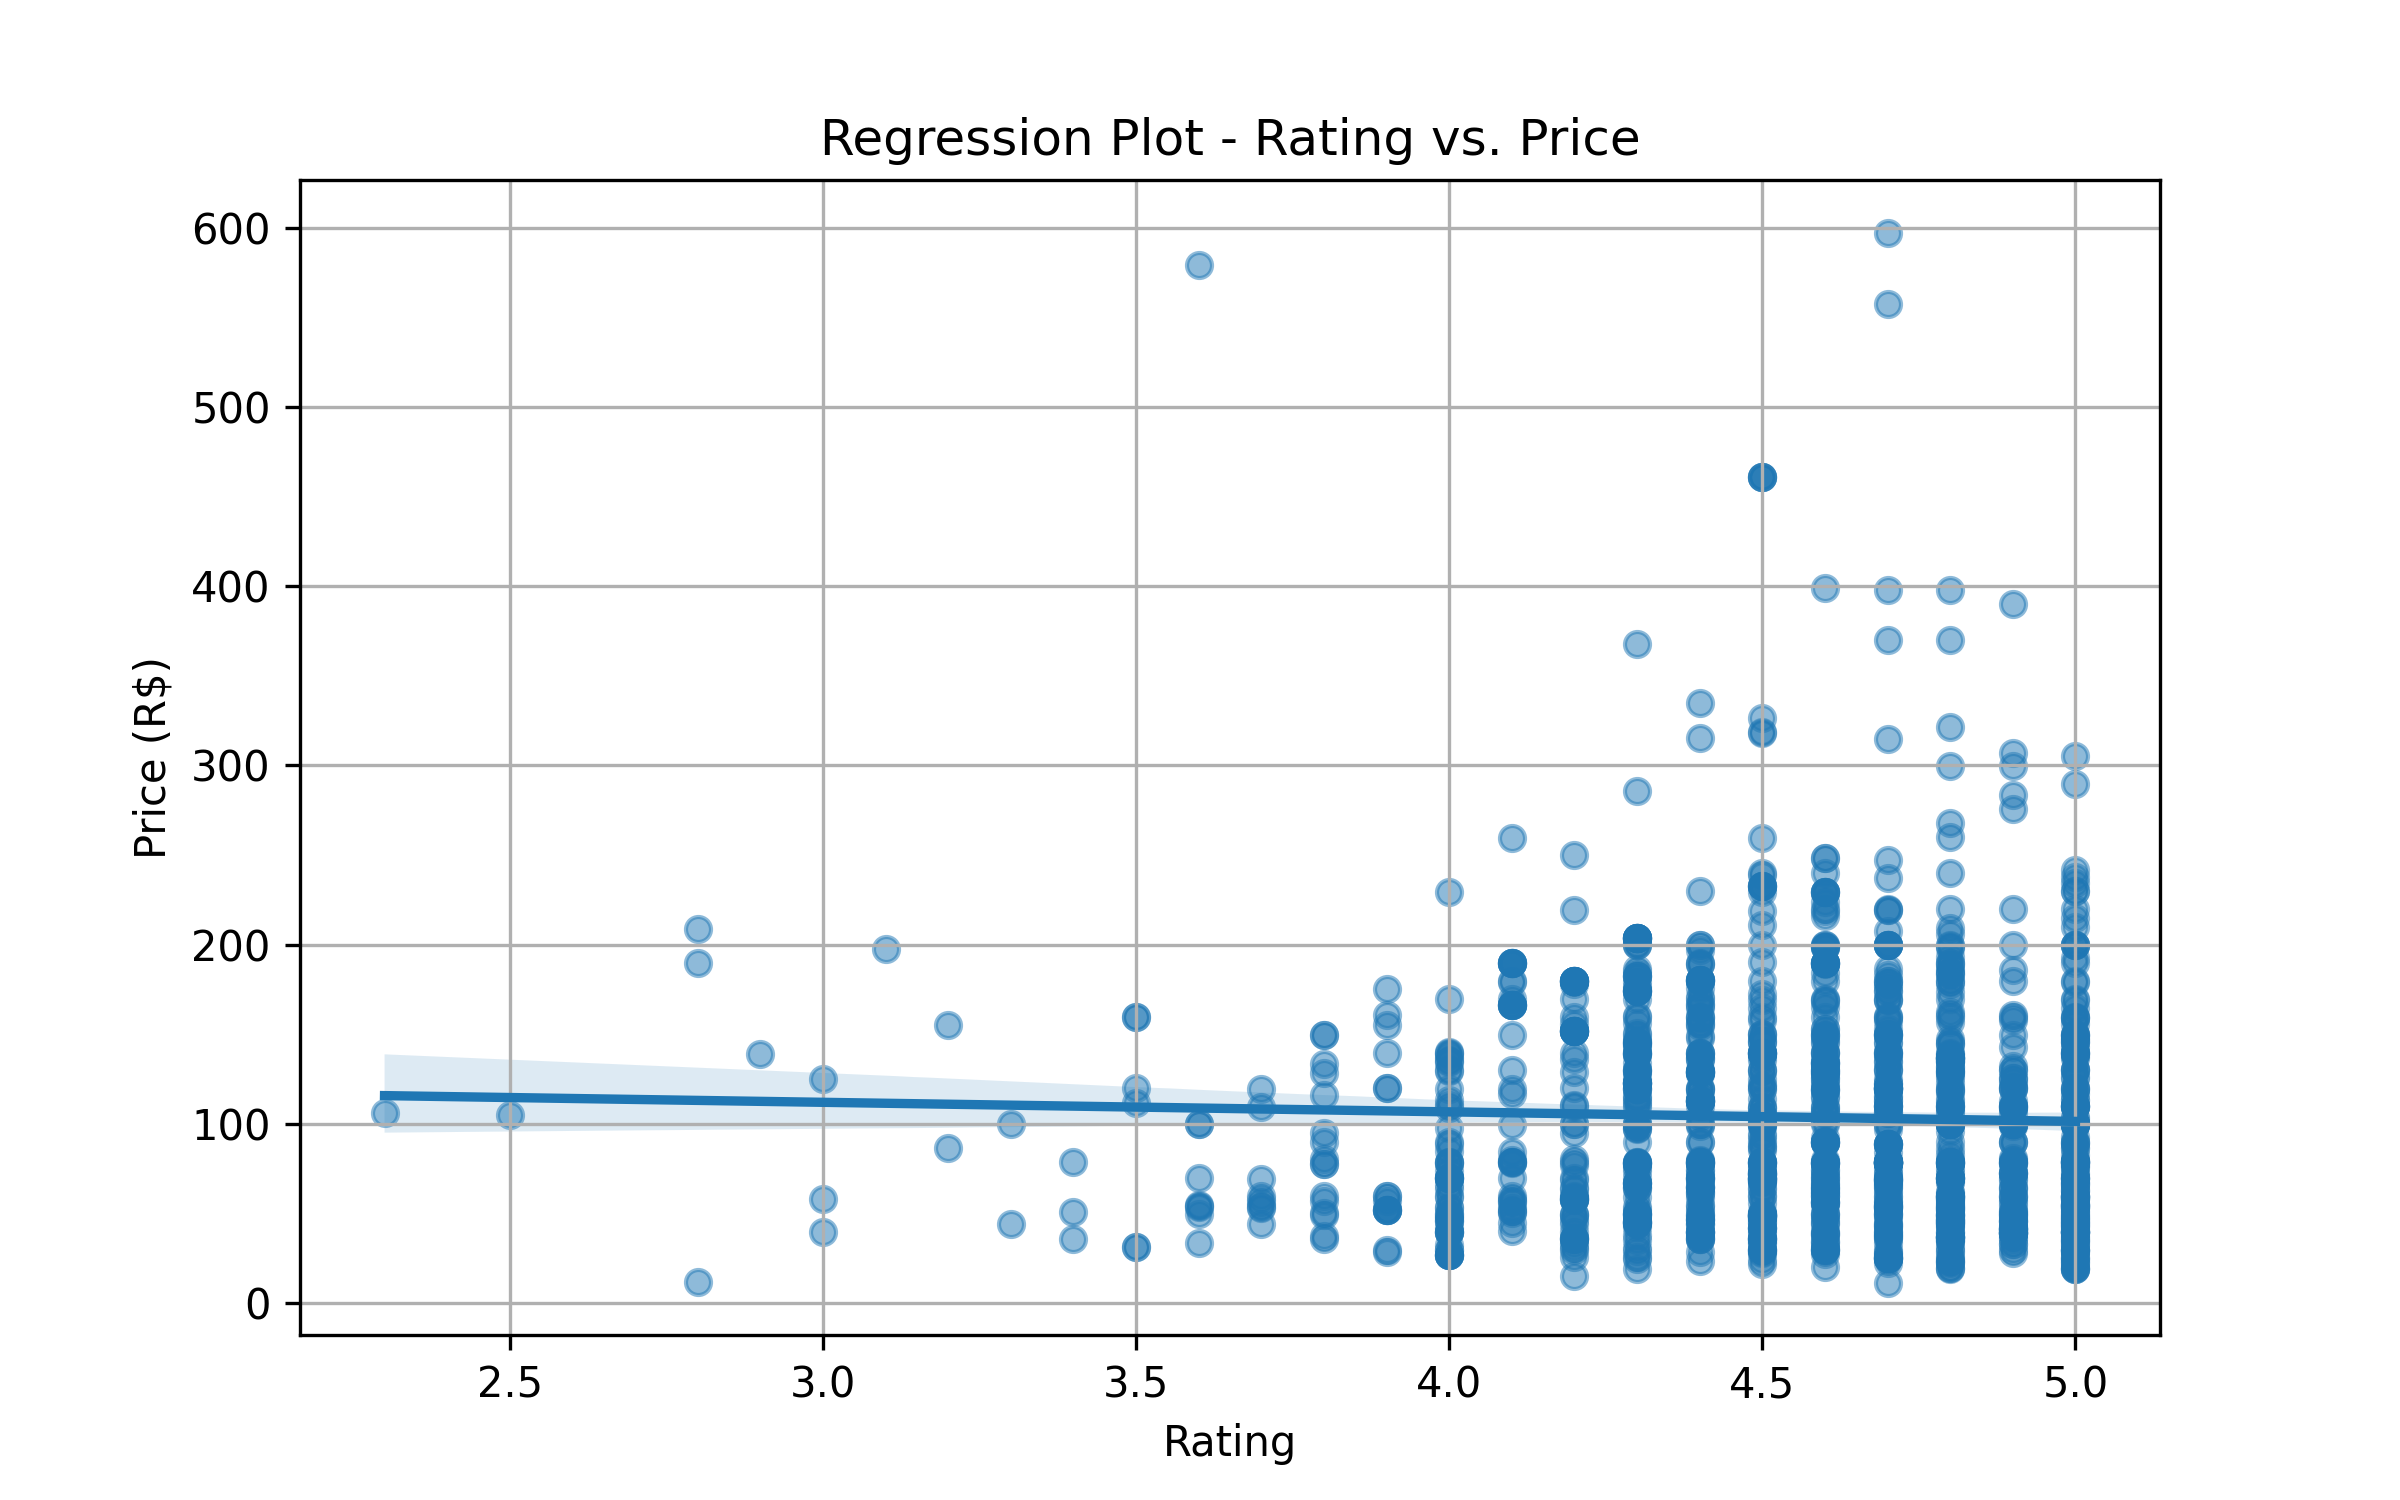

Here is the Python script that generated this plot:
import pandas as pd
import seaborn as sns
import matplotlib.pyplot as plt

df = pd.read_csv('ecommerce_preparados.csv')

plt.figure(figsize=(8, 5))
sns.regplot(x='Nota', y='Preço', data=df, scatter_kws={'alpha':0.5})
plt.title('Regression Plot - Rating vs. Price')
plt.xlabel('Rating')
plt.ylabel('Price (R$)')
plt.grid(True)

plt.savefig('regression_plot.png', dpi=300)
plt.show()
